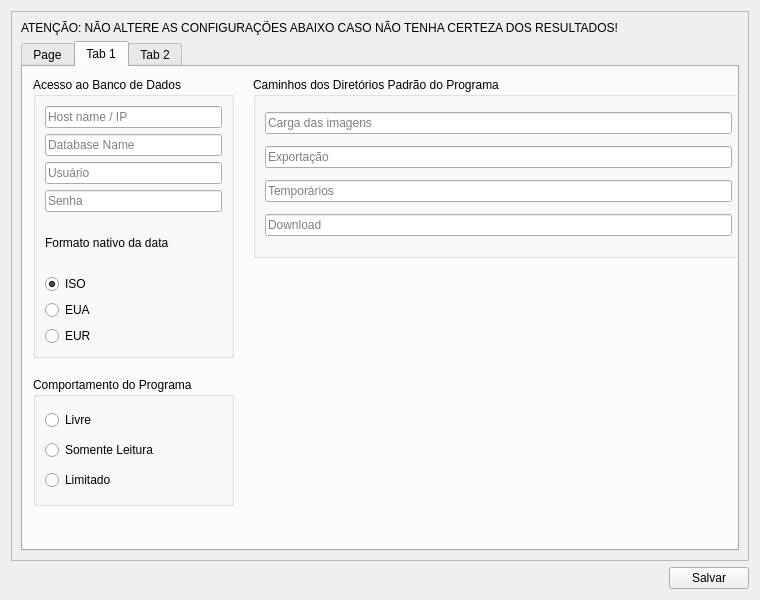
<?xml version="1.0" encoding="UTF-8"?>
<ui version="4.0">
 <class>DialogSettings</class>
 <widget class="QDialog" name="DialogSettings">
  <property name="geometry">
   <rect>
    <x>0</x>
    <y>0</y>
    <width>760</width>
    <height>600</height>
   </rect>
  </property>
  <property name="sizePolicy">
   <sizepolicy hsizetype="Fixed" vsizetype="Fixed">
    <horstretch>0</horstretch>
    <verstretch>0</verstretch>
   </sizepolicy>
  </property>
  <property name="minimumSize">
   <size>
    <width>760</width>
    <height>600</height>
   </size>
  </property>
  <property name="maximumSize">
   <size>
    <width>760</width>
    <height>600</height>
   </size>
  </property>
  <property name="windowTitle">
   <string>Configurações</string>
  </property>
  <property name="windowIcon">
   <iconset resource="qdocbase.qrc">
    <normaloff>:/images/png/images/docbase64x64.png</normaloff>:/images/png/images/docbase64x64.png</iconset>
  </property>
  <layout class="QGridLayout" name="gridLayout">
   <item row="0" column="0" colspan="2">
    <widget class="QFrame" name="frame">
     <property name="frameShape">
      <enum>QFrame::StyledPanel</enum>
     </property>
     <property name="frameShadow">
      <enum>QFrame::Raised</enum>
     </property>
     <layout class="QGridLayout" name="gridLayout_2">
      <item row="0" column="0">
       <widget class="QLabel" name="label">
        <property name="text">
         <string>ATENÇÃO: NÃO ALTERE AS CONFIGURAÇÕES ABAIXO CASO NÃO TENHA CERTEZA DOS RESULTADOS!</string>
        </property>
       </widget>
      </item>
      <item row="1" column="0">
       <widget class="QTabWidget" name="tabWidgetSettings">
        <property name="currentIndex">
         <number>1</number>
        </property>
        <widget class="QWidget" name="tabAutothentication">
         <attribute name="title">
          <string>Page</string>
         </attribute>
         <widget class="QLineEdit" name="lineEdit_Auth">
          <property name="geometry">
           <rect>
            <x>10</x>
            <y>10</y>
            <width>151</width>
            <height>26</height>
           </rect>
          </property>
          <property name="toolTip">
           <string>Informe a senha do administrador</string>
          </property>
          <property name="maxLength">
           <number>20</number>
          </property>
          <property name="echoMode">
           <enum>QLineEdit::Password</enum>
          </property>
          <property name="placeholderText">
           <string>Senha</string>
          </property>
         </widget>
         <widget class="QPushButton" name="pushButtonOk">
          <property name="geometry">
           <rect>
            <x>10</x>
            <y>40</y>
            <width>80</width>
            <height>26</height>
           </rect>
          </property>
          <property name="text">
           <string>Ok</string>
          </property>
         </widget>
        </widget>
        <widget class="QWidget" name="tabSettings">
         <attribute name="title">
          <string>Tab 1</string>
         </attribute>
         <widget class="QGroupBox" name="groupBox">
          <property name="geometry">
           <rect>
            <x>10</x>
            <y>10</y>
            <width>201</width>
            <height>281</height>
           </rect>
          </property>
          <property name="title">
           <string>Acesso ao Banco de Dados</string>
          </property>
          <layout class="QGridLayout" name="gridLayout_3">
           <item row="4" column="0">
            <widget class="QLabel" name="label_2">
             <property name="text">
              <string>Formato nativo da data</string>
             </property>
            </widget>
           </item>
           <item row="5" column="0">
            <widget class="QRadioButton" name="radioButton_DbDateISO">
             <property name="toolTip">
              <string>Formato: yyyy-MM-dd ou yyyy.MM.dd</string>
             </property>
             <property name="text">
              <string>ISO</string>
             </property>
             <property name="checked">
              <bool>true</bool>
             </property>
            </widget>
           </item>
           <item row="0" column="0">
            <widget class="QLineEdit" name="lineEdit_HostName">
             <property name="toolTip">
              <string>HostName / IP</string>
             </property>
             <property name="maxLength">
              <number>50</number>
             </property>
             <property name="placeholderText">
              <string>Host name / IP</string>
             </property>
            </widget>
           </item>
           <item row="3" column="0">
            <widget class="QLineEdit" name="lineEdit_Password">
             <property name="toolTip">
              <string>Senha do usuário do Banco de Dados</string>
             </property>
             <property name="maxLength">
              <number>15</number>
             </property>
             <property name="echoMode">
              <enum>QLineEdit::Password</enum>
             </property>
             <property name="placeholderText">
              <string>Senha</string>
             </property>
            </widget>
           </item>
           <item row="6" column="0">
            <widget class="QRadioButton" name="radioButton_DbDateEUA">
             <property name="toolTip">
              <string>Formato: MM/dd/yyyy</string>
             </property>
             <property name="text">
              <string>EUA</string>
             </property>
            </widget>
           </item>
           <item row="7" column="0">
            <widget class="QRadioButton" name="radioButton_DbDateEUR">
             <property name="toolTip">
              <string>Formato: dd/MM/yyyy</string>
             </property>
             <property name="text">
              <string>EUR</string>
             </property>
            </widget>
           </item>
           <item row="2" column="0">
            <widget class="QLineEdit" name="lineEdit_User">
             <property name="toolTip">
              <string>Usuário do Banco de Dados</string>
             </property>
             <property name="maxLength">
              <number>15</number>
             </property>
             <property name="placeholderText">
              <string>Usuário</string>
             </property>
            </widget>
           </item>
           <item row="1" column="0">
            <widget class="QLineEdit" name="lineEdit_DBName">
             <property name="maxLength">
              <number>100</number>
             </property>
             <property name="placeholderText">
              <string>Database Name</string>
             </property>
            </widget>
           </item>
          </layout>
         </widget>
         <widget class="QGroupBox" name="groupBox_2">
          <property name="geometry">
           <rect>
            <x>10</x>
            <y>310</y>
            <width>201</width>
            <height>129</height>
           </rect>
          </property>
          <property name="title">
           <string>Comportamento do Programa</string>
          </property>
          <layout class="QGridLayout" name="gridLayout_4">
           <item row="0" column="0">
            <widget class="QRadioButton" name="radioButton_Free">
             <property name="toolTip">
              <string>Todas as funcionalidades estão liberadas</string>
             </property>
             <property name="text">
              <string>Livre</string>
             </property>
            </widget>
           </item>
           <item row="1" column="0">
            <widget class="QRadioButton" name="radioButton_ReadOnly">
             <property name="toolTip">
              <string>Apenas para consulta dos dados</string>
             </property>
             <property name="text">
              <string>Somente Leitura</string>
             </property>
            </widget>
           </item>
           <item row="2" column="0">
            <widget class="QRadioButton" name="radioButton_Limited">
             <property name="toolTip">
              <string>Apenas algumas informações estão visiveis</string>
             </property>
             <property name="text">
              <string>Limitado</string>
             </property>
            </widget>
           </item>
          </layout>
         </widget>
         <widget class="QGroupBox" name="groupBox_3">
          <property name="geometry">
           <rect>
            <x>230</x>
            <y>10</y>
            <width>491</width>
            <height>181</height>
           </rect>
          </property>
          <property name="title">
           <string>Caminhos dos Diretórios Padrão do Programa</string>
          </property>
          <layout class="QGridLayout" name="gridLayout_5">
           <item row="0" column="0">
            <widget class="QLineEdit" name="lineEdit_RooDir">
             <property name="toolTip">
              <string>Caminho para carga das imagens</string>
             </property>
             <property name="maxLength">
              <number>254</number>
             </property>
             <property name="placeholderText">
              <string>Carga das imagens</string>
             </property>
            </widget>
           </item>
           <item row="1" column="0">
            <widget class="QLineEdit" name="lineEdit_ExportDir">
             <property name="toolTip">
              <string>Caminho para a exportação das imagens</string>
             </property>
             <property name="maxLength">
              <number>254</number>
             </property>
             <property name="placeholderText">
              <string>Exportação</string>
             </property>
            </widget>
           </item>
           <item row="2" column="0">
            <widget class="QLineEdit" name="lineEdit_TempDir">
             <property name="toolTip">
              <string>Caminho para a pasta temporária do programa</string>
             </property>
             <property name="maxLength">
              <number>254</number>
             </property>
             <property name="placeholderText">
              <string>Temporários</string>
             </property>
            </widget>
           </item>
           <item row="3" column="0">
            <widget class="QLineEdit" name="lineEdit_DefaultDownload">
             <property name="toolTip">
              <string>Caminho para a pasta de downloads</string>
             </property>
             <property name="maxLength">
              <number>254</number>
             </property>
             <property name="placeholderText">
              <string>Download</string>
             </property>
            </widget>
           </item>
          </layout>
         </widget>
        </widget>
        <widget class="QWidget" name="ttabViewer">
         <attribute name="title">
          <string>Tab 2</string>
         </attribute>
         <widget class="QCheckBox" name="checkBox_RemoveImageFromDir">
          <property name="geometry">
           <rect>
            <x>10</x>
            <y>100</y>
            <width>481</width>
            <height>23</height>
           </rect>
          </property>
          <property name="toolTip">
           <string/>
          </property>
          <property name="text">
           <string>Apagar arquivos do diretório após incluí-lo no banco de dados?</string>
          </property>
         </widget>
         <widget class="QCheckBox" name="checkBox_DefaultDocId">
          <property name="geometry">
           <rect>
            <x>10</x>
            <y>10</y>
            <width>301</width>
            <height>23</height>
           </rect>
          </property>
          <property name="toolTip">
           <string/>
          </property>
          <property name="whatsThis">
           <string>Caso digite mais docomentos com valores do que sem, marque esta opção. Isto fará com que esta opção fique sempre ativada no Cadastro de Documentos.</string>
          </property>
          <property name="text">
           <string>Documentos identificados como Padrão?</string>
          </property>
         </widget>
         <widget class="QCheckBox" name="checkBox_SetDirImg">
          <property name="geometry">
           <rect>
            <x>10</x>
            <y>70</y>
            <width>311</width>
            <height>23</height>
           </rect>
          </property>
          <property name="toolTip">
           <string/>
          </property>
          <property name="text">
           <string>Usar Sempre Diretório de Imagens Padrão?</string>
          </property>
         </widget>
         <widget class="QCheckBox" name="checkBox_KeepNameEntity">
          <property name="geometry">
           <rect>
            <x>10</x>
            <y>40</y>
            <width>411</width>
            <height>23</height>
           </rect>
          </property>
          <property name="toolTip">
           <string/>
          </property>
          <property name="text">
           <string>Manter Nome da Entidade após gravar novo registro?</string>
          </property>
         </widget>
         <widget class="QGroupBox" name="groupBoxCustomFields">
          <property name="geometry">
           <rect>
            <x>10</x>
            <y>160</y>
            <width>421</width>
            <height>211</height>
           </rect>
          </property>
          <property name="whatsThis">
           <string>Esta opção permite que você crie até cinco novos campos personalizados,
ou seja, você poderá criar campos para quardar informações necessárias
para o seu modelo de cadastro.</string>
          </property>
          <property name="title">
           <string>Campos Personalizados</string>
          </property>
          <widget class="QLabel" name="label_6">
           <property name="geometry">
            <rect>
             <x>11</x>
             <y>30</y>
             <width>131</width>
             <height>18</height>
            </rect>
           </property>
           <property name="text">
            <string>Nome do Campo</string>
           </property>
          </widget>
          <widget class="QLabel" name="label_7">
           <property name="geometry">
            <rect>
             <x>240</x>
             <y>30</y>
             <width>70</width>
             <height>18</height>
            </rect>
           </property>
           <property name="text">
            <string>Tamanho</string>
           </property>
          </widget>
          <widget class="QLabel" name="label_8">
           <property name="geometry">
            <rect>
             <x>320</x>
             <y>30</y>
             <width>70</width>
             <height>18</height>
            </rect>
           </property>
           <property name="text">
            <string>Situação</string>
           </property>
          </widget>
          <widget class="QLineEdit" name="lineEdit_Fld01Name">
           <property name="geometry">
            <rect>
             <x>10</x>
             <y>60</y>
             <width>221</width>
             <height>25</height>
            </rect>
           </property>
           <property name="minimumSize">
            <size>
             <width>0</width>
             <height>25</height>
            </size>
           </property>
           <property name="maxLength">
            <number>15</number>
           </property>
          </widget>
          <widget class="QSpinBox" name="spinBox_Len_01">
           <property name="geometry">
            <rect>
             <x>240</x>
             <y>60</y>
             <width>71</width>
             <height>23</height>
            </rect>
           </property>
           <property name="maximum">
            <number>254</number>
           </property>
          </widget>
          <widget class="QCheckBox" name="checkBox_Activated_01">
           <property name="geometry">
            <rect>
             <x>320</x>
             <y>60</y>
             <width>91</width>
             <height>23</height>
            </rect>
           </property>
           <property name="text">
            <string>Ativado</string>
           </property>
          </widget>
          <widget class="QSpinBox" name="spinBox_Len_02">
           <property name="geometry">
            <rect>
             <x>240</x>
             <y>90</y>
             <width>71</width>
             <height>23</height>
            </rect>
           </property>
           <property name="maximum">
            <number>254</number>
           </property>
          </widget>
          <widget class="QLineEdit" name="lineEdit_Fld02Name">
           <property name="geometry">
            <rect>
             <x>10</x>
             <y>90</y>
             <width>221</width>
             <height>25</height>
            </rect>
           </property>
           <property name="minimumSize">
            <size>
             <width>0</width>
             <height>25</height>
            </size>
           </property>
           <property name="maxLength">
            <number>15</number>
           </property>
          </widget>
          <widget class="QSpinBox" name="spinBox_Len_03">
           <property name="geometry">
            <rect>
             <x>240</x>
             <y>120</y>
             <width>71</width>
             <height>23</height>
            </rect>
           </property>
           <property name="maximum">
            <number>254</number>
           </property>
          </widget>
          <widget class="QLineEdit" name="lineEdit_Fld03Name">
           <property name="geometry">
            <rect>
             <x>10</x>
             <y>120</y>
             <width>221</width>
             <height>25</height>
            </rect>
           </property>
           <property name="minimumSize">
            <size>
             <width>0</width>
             <height>25</height>
            </size>
           </property>
           <property name="maxLength">
            <number>15</number>
           </property>
          </widget>
          <widget class="QCheckBox" name="checkBox_Activated_03">
           <property name="geometry">
            <rect>
             <x>320</x>
             <y>120</y>
             <width>91</width>
             <height>23</height>
            </rect>
           </property>
           <property name="text">
            <string>Ativado</string>
           </property>
          </widget>
          <widget class="QSpinBox" name="spinBox_Len_04">
           <property name="geometry">
            <rect>
             <x>240</x>
             <y>150</y>
             <width>71</width>
             <height>23</height>
            </rect>
           </property>
           <property name="maximum">
            <number>254</number>
           </property>
          </widget>
          <widget class="QLineEdit" name="lineEdit_Fld04Name">
           <property name="geometry">
            <rect>
             <x>10</x>
             <y>150</y>
             <width>221</width>
             <height>25</height>
            </rect>
           </property>
           <property name="minimumSize">
            <size>
             <width>0</width>
             <height>25</height>
            </size>
           </property>
           <property name="maxLength">
            <number>15</number>
           </property>
          </widget>
          <widget class="QCheckBox" name="checkBox_Activated_04">
           <property name="geometry">
            <rect>
             <x>320</x>
             <y>150</y>
             <width>91</width>
             <height>23</height>
            </rect>
           </property>
           <property name="text">
            <string>Ativado</string>
           </property>
          </widget>
          <widget class="QCheckBox" name="checkBox_Activated_05">
           <property name="geometry">
            <rect>
             <x>320</x>
             <y>180</y>
             <width>91</width>
             <height>23</height>
            </rect>
           </property>
           <property name="text">
            <string>Ativado</string>
           </property>
          </widget>
          <widget class="QSpinBox" name="spinBox_Len_05">
           <property name="geometry">
            <rect>
             <x>240</x>
             <y>180</y>
             <width>71</width>
             <height>23</height>
            </rect>
           </property>
           <property name="maximum">
            <number>254</number>
           </property>
          </widget>
          <widget class="QLineEdit" name="lineEdit_Fld05Name">
           <property name="geometry">
            <rect>
             <x>10</x>
             <y>180</y>
             <width>221</width>
             <height>25</height>
            </rect>
           </property>
           <property name="minimumSize">
            <size>
             <width>0</width>
             <height>25</height>
            </size>
           </property>
           <property name="maxLength">
            <number>15</number>
           </property>
          </widget>
          <widget class="QCheckBox" name="checkBox_Activated_02">
           <property name="geometry">
            <rect>
             <x>320</x>
             <y>90</y>
             <width>91</width>
             <height>23</height>
            </rect>
           </property>
           <property name="text">
            <string>Ativado</string>
           </property>
          </widget>
         </widget>
        </widget>
       </widget>
      </item>
     </layout>
    </widget>
   </item>
   <item row="1" column="0">
    <spacer name="horizontalSpacer">
     <property name="orientation">
      <enum>Qt::Horizontal</enum>
     </property>
     <property name="sizeHint" stdset="0">
      <size>
       <width>653</width>
       <height>20</height>
      </size>
     </property>
    </spacer>
   </item>
   <item row="1" column="1">
    <widget class="QPushButton" name="pushButtonSave">
     <property name="text">
      <string>Salvar</string>
     </property>
     <property name="icon">
      <iconset theme="document-save">
       <normaloff>.</normaloff>.</iconset>
     </property>
    </widget>
   </item>
  </layout>
 </widget>
 <tabstops>
  <tabstop>tabWidgetSettings</tabstop>
  <tabstop>lineEdit_Auth</tabstop>
  <tabstop>pushButtonOk</tabstop>
  <tabstop>lineEdit_HostName</tabstop>
  <tabstop>lineEdit_DBName</tabstop>
  <tabstop>lineEdit_User</tabstop>
  <tabstop>lineEdit_Password</tabstop>
  <tabstop>lineEdit_RooDir</tabstop>
  <tabstop>lineEdit_ExportDir</tabstop>
  <tabstop>lineEdit_TempDir</tabstop>
  <tabstop>lineEdit_DefaultDownload</tabstop>
  <tabstop>radioButton_Free</tabstop>
  <tabstop>radioButton_ReadOnly</tabstop>
  <tabstop>radioButton_Limited</tabstop>
  <tabstop>checkBox_DefaultDocId</tabstop>
  <tabstop>checkBox_KeepNameEntity</tabstop>
  <tabstop>checkBox_SetDirImg</tabstop>
  <tabstop>checkBox_RemoveImageFromDir</tabstop>
  <tabstop>lineEdit_Fld01Name</tabstop>
  <tabstop>spinBox_Len_01</tabstop>
  <tabstop>checkBox_Activated_01</tabstop>
  <tabstop>lineEdit_Fld02Name</tabstop>
  <tabstop>spinBox_Len_02</tabstop>
  <tabstop>checkBox_Activated_02</tabstop>
  <tabstop>lineEdit_Fld03Name</tabstop>
  <tabstop>spinBox_Len_03</tabstop>
  <tabstop>checkBox_Activated_03</tabstop>
  <tabstop>lineEdit_Fld04Name</tabstop>
  <tabstop>spinBox_Len_04</tabstop>
  <tabstop>checkBox_Activated_04</tabstop>
  <tabstop>lineEdit_Fld05Name</tabstop>
  <tabstop>spinBox_Len_05</tabstop>
  <tabstop>checkBox_Activated_05</tabstop>
  <tabstop>pushButtonSave</tabstop>
  <tabstop>radioButton_DbDateEUA</tabstop>
  <tabstop>radioButton_DbDateEUR</tabstop>
  <tabstop>radioButton_DbDateISO</tabstop>
 </tabstops>
 <resources>
  <include location="qdocbase.qrc"/>
 </resources>
 <connections>
  <connection>
   <sender>pushButtonSave</sender>
   <signal>clicked()</signal>
   <receiver>DialogSettings</receiver>
   <slot>pushButtonSave_clicked()</slot>
   <hints>
    <hint type="sourcelabel">
     <x>703</x>
     <y>576</y>
    </hint>
    <hint type="destinationlabel">
     <x>607</x>
     <y>578</y>
    </hint>
   </hints>
  </connection>
  <connection>
   <sender>pushButtonOk</sender>
   <signal>clicked()</signal>
   <receiver>DialogSettings</receiver>
   <slot>pushButtonOk_clicked()</slot>
   <hints>
    <hint type="sourcelabel">
     <x>60</x>
     <y>126</y>
    </hint>
    <hint type="destinationlabel">
     <x>5</x>
     <y>131</y>
    </hint>
   </hints>
  </connection>
 </connections>
 <slots>
  <slot>pushButtonSave_clicked()</slot>
  <slot>pushButtonOk_clicked()</slot>
 </slots>
</ui>
